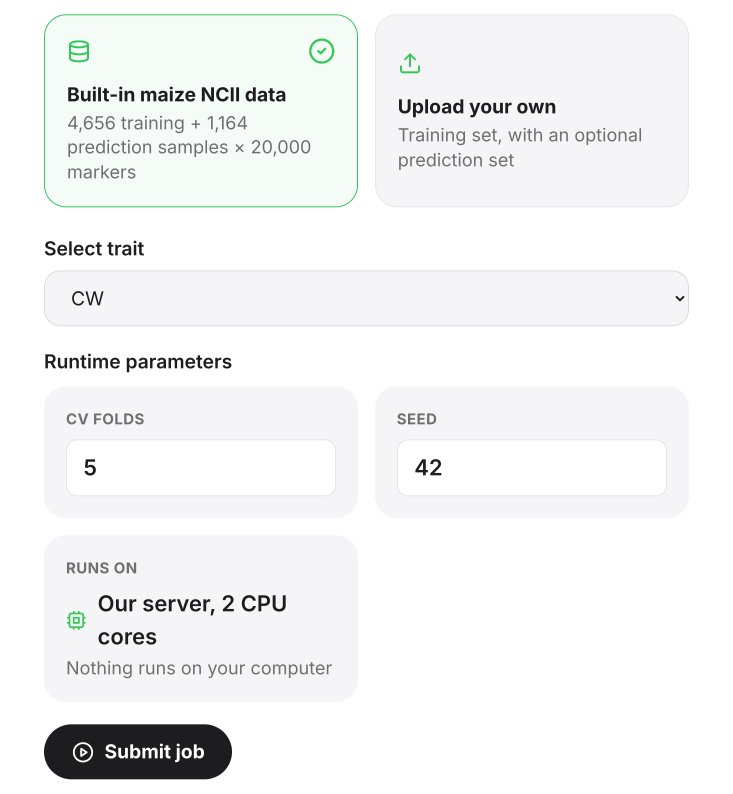
#> input picture paper/figures/fig6_shots/a_prediction_setup.png, 2199 x 2380 px (shown at 1/3 size)
$ python fig6_compose.py
#> lines starting #> are read from the running program, lines starting #| are printed output that depends on the picture
#!/usr/bin/env python3
"""Fig. 7 from the live-site screenshots (fig6_screenshots.py): prediction in the left column (a, b), selection in the right (c, d).
170 mm wide at 600 dpi."""
from pathlib import Path
from PIL import Image, ImageDraw, ImageFont

HERE = Path(__file__).resolve().parent
SHOTS = HERE.parent / "figures/fig6_shots"
OUT = HERE.parent / "figures/final/Fig7_platform.png"
DPI = 600
W = round(170 / 25.4 * DPI)
GUT, LAB, PAD = 90, 110, 24          # gutter between panels, room for panel letters, inner padding
BOLD = "/System/Library/Fonts/Supplemental/Arial Bold.ttf"
INK = (46, 60, 77)
RULE = (221, 226, 232)

# Each column, top to bottom: (letter, file, top crop in screenshot pixels)
COLUMNS = [[("a", "a_prediction_setup.png", 0), ("b", "b_prediction_results.png", 0)],
           [("c", "c_selection_setup.png", 0), ("d", "d_selection_results.png", 0)]]

col_w = (W - GUT) // 2
inner = col_w - 2 * PAD
cols = []
for col in COLUMNS:
    items = []
    for tag, name, top in col:
        im = Image.open(SHOTS / name).convert("RGB")
#> im is the input picture: PIL image 2199x2380 RGB; mean R, G, B 243.2, 244.2, 244.2
        im = im.crop((0, top, im.width, im.height))
        items.append((tag, im.resize((inner, round(im.height * inner / im.width)), Image.LANCZOS)))
    cols.append(items)
heights = [sum(LAB + im.height + 2 * PAD for _, im in c) + GUT * (len(c) - 1) for c in cols]
H = max(heights)
fig = Image.new("RGB", (W, H), "white")
#> fig: PIL image 4016x5224 RGB; every value is 255
dr = ImageDraw.Draw(fig)
font = ImageFont.truetype(BOLD, 80)
for k, c in enumerate(cols):
    x, y = k * (col_w + GUT), 0
    extra = (H - heights[k]) // len(c)          # spread any height difference over the column's panels
    for tag, im in c:
        h = im.height + 2 * PAD + extra
        dr.text((x, y + LAB - 22), tag, font=font, fill=INK, anchor="ls")
        dr.rounded_rectangle([x, y + LAB, x + col_w - 1, y + LAB + h - 1], radius=36, outline=RULE, width=5)
        fig.paste(im, (x + PAD, y + LAB + PAD))
        y += LAB + h + GUT
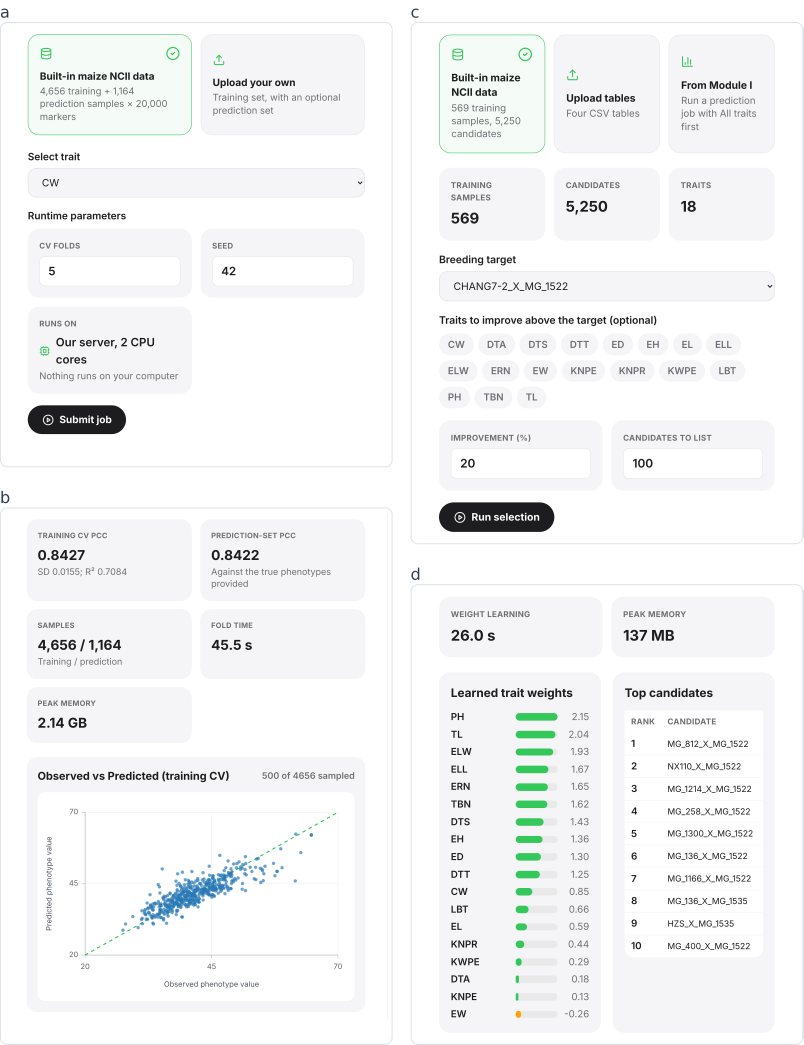
#> fig: PIL image 4016x5224 RGB (shown at 1/5 size); mean R, G, B 243.9, 245, 245.3
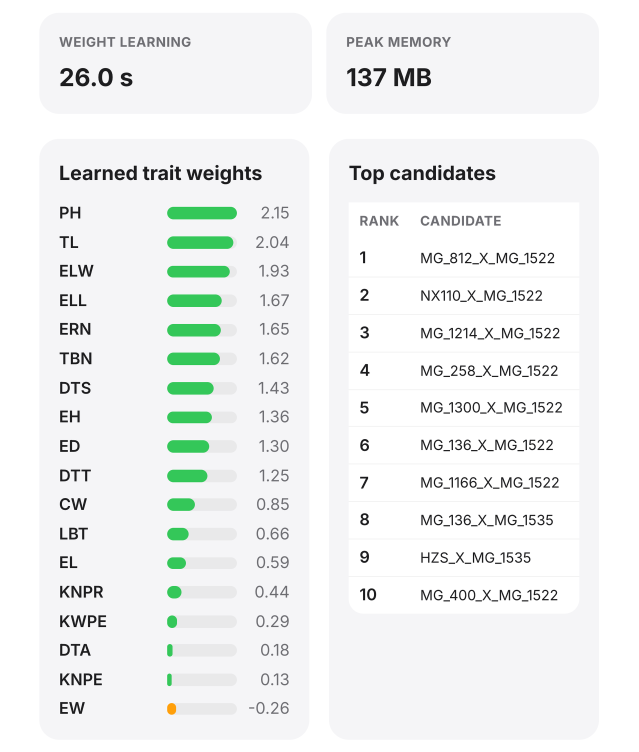
#> im: PIL image 1915x2255 RGB (shown at 1/3 size); mean R, G, B 240, 242.2, 241.7
fig.save(OUT, dpi=(DPI, DPI))
print("saved", OUT, fig.size, f"{fig.height / DPI * 25.4:.0f} mm tall", "column heights", heights)
